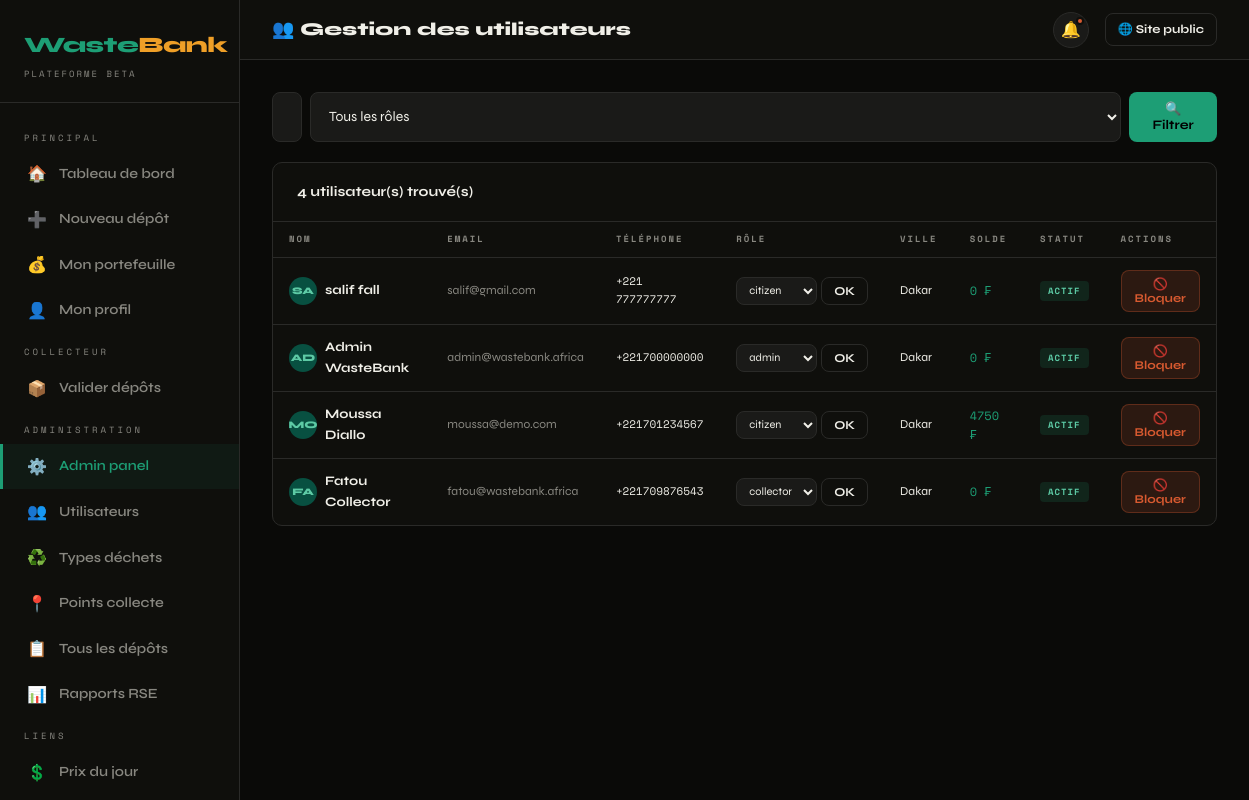
Page /admin/users (signed in) on the committed database.
### tables this page shows
CREATE TABLE users (
            id          INTEGER PRIMARY KEY AUTOINCREMENT,
            name        TEXT NOT NULL,
            email       TEXT UNIQUE NOT NULL,
            phone       TEXT UNIQUE,
            password    TEXT NOT NULL,
            role        TEXT NOT NULL DEFAULT 'citizen',  -- citizen | collector | admin
            city        TEXT DEFAULT 'Dakar',
            balance     REAL DEFAULT 0.0,
            points      INTEGER DEFAULT 0,
            avatar      TEXT,
            created_at  TEXT DEFAULT (datetime('now')),
            active      INTEGER DEFAULT 1
        );

### routes/admin.py (the view)
@admin_bp.route("/users")
@login_required
@admin_required
def users():
    db = get_db()
    role_filter = request.args.get("role", "")
    q = request.args.get("q", "")
    query = "SELECT * FROM users WHERE 1=1"
    params = []
    if role_filter:
        query += " AND role=?"
        params.append(role_filter)
    if q:
        query += " AND (name LIKE ? OR email LIKE ? OR phone LIKE ?)"
        params += [f"%{q}%", f"%{q}%", f"%{q}%"]
    query += " ORDER BY created_at DESC"
    all_users = db.execute(query, params).fetchall()
    return render_template("admin/users.html", users=all_users, role_filter=role_filter, q=q)

### models/db.py (called while the page is built)
def get_db():
    if "db" not in g:
        g.db = sqlite3.connect(
            current_app.config["DATABASE"],
            detect_types=sqlite3.PARSE_DECLTYPES,
        )
        g.db.row_factory = sqlite3.Row
        g.db.execute("PRAGMA foreign_keys = ON")
    return g.db

### routes/admin.py (called while the page is built)
def admin_required(f):
    from functools import wraps
    @wraps(f)
    def decorated(*args, **kwargs):
        if session.get("user_role") != "admin":
            flash("Accès administrateur requis.", "error")
            return redirect(url_for("dash.home"))
        return f(*args, **kwargs)
    return decorated

### routes/auth.py (called while the page is built)
def login_required(f):
    from functools import wraps
    @wraps(f)
    def decorated(*args, **kwargs):
        if "user_id" not in session:
            flash("Connectez-vous pour accéder à cette page.", "warning")
            return redirect(url_for("auth.login"))
        return f(*args, **kwargs)
    return decorated

### templates/admin/users.html (shortened to what this page needs)
{% extends "dashboard/layout.html" %}
{% block page_title %}👥 Gestion des utilisateurs{% endblock %}
{% block content %}
<div style="display:flex;gap:12px;margin-bottom:20px;">
  <form method="GET" style="display:flex;gap:8px;flex:1;">
    <input type="text" name="q" value="{{ q }}" placeholder="Rechercher par nom, email ou téléphone..." style="flex:1;">
    <select name="role">
      <option value="">Tous les rôles</option>
    </select>
    <button type="submit" class="btn btn-primary">🔍 Filtrer</button>
  </form>
</div>
<div class="card">
  <div class="card-header">
    <span class="card-title">{{ users|length }} utilisateur(s) trouvé(s)</span>
  </div>
  <div class="table-wrap">
    <table>
      <thead><tr><th>Nom</th><th>Email</th><th>Téléphone</th><th>Rôle</th><th>Ville</th><th>Solde</th><th>Statut</th><th>Actions</th></tr></thead>
      <tbody>
        {% for u in users %}
        <tr style="{% if not u['active'] %}opacity:.4;{% endif %}">
          <td>
            <div style="display:flex;align-items:center;gap:8px;">
              <div class="avatar" style="width:28px;height:28px;font-size:10px;">{{ u['name'][:2].upper() }}</div>
              <span style="font-weight:700;">{{ u['name'] }}</span>
            </div>
          </td>
          <td style="font-size:12px;color:var(--muted);">{{ u['email'] }}</td>
          <td class="mono" style="font-size:11px;">{{ u['phone'] or '—' }}</td>
          <td>
            <form method="POST" action="{{ url_for('admin.change_role', uid=u['id']) }}" style="display:inline-flex;gap:4px;">
              <select name="role" style="padding:4px 8px;font-size:11px;width:auto;">
                {% for r in ['citizen','collector','admin'] %}
                <option value="{{ r }}" {% if u['role']==r %}selected{% endif %}>{{ r }}</option>
                {% endfor %}
              </select>
              <button type="submit" class="btn btn-outline btn-sm">OK</button>
            </form>
          </td>
          <td style="font-size:12px;">{{ u['city'] }}</td>
          <td class="mono text-green" style="font-size:12px;">{{ "%.0f"|format(u['balance']) }} ₣</td>
          <td>
            {% if u['active'] %}<span class="badge badge-green">Actif</span>
            {% else %}<span class="badge badge-coral">Bloqué</span>{% endif %}
          </td>
          <td>
            <button onclick="toggleUser({{ u['id'] }}, this)"
                    class="btn {% if u['active'] %}btn-danger{% else %}btn-primary{% endif %} btn-sm">
              {% if u['active'] %}🚫 Bloquer{% else %}✓ Activer{% endif %}
            </button>
          </td>
        </tr>
        {% endfor %}
      </tbody>
    </table>
  </div>
</div>
{% endblock %}

### static/css/main.css (style rules this page uses)
:root { --green: #1D9E75; --green-dark: #085041; --green-light: #5DCAA5; --amber: #EF9F27; --coral: #D85A30; --purple: #7F77DD; --bg: #0A0A08; --bg2: #0F0F0C; --surface: #1A1A18; --surface2: #2C2C2A; --border: #2A2A28; --muted: #888780; --text: #F0EFE8; --white: #FFFFFF; --sidebar-w: 240px; --radius: 10px; --shadow: 0 4px 24px rgba(0,0,0,.45); }
*, *::before, *::after { box-sizing: border-box; margin: 0; padding: 0; }
body { font-family: 'Syne', sans-serif; background: var(--bg); color: var(--text); line-height: 1.6; font-size: 15px; }
.avatar { width: 34px; height: 34px; border-radius: 50%; background: var(--green-dark); color: var(--green-light); display: flex; align-items: center; justify-content: center; font-weight: 800; font-size: 12px; flex-shrink: 0; }
.card { background: var(--bg2); border: 1px solid var(--border); border-radius: var(--radius); overflow: hidden; }
.card-header { padding: 18px 24px; border-bottom: 1px solid var(--border); display: flex; align-items: center; justify-content: space-between; }
.card-title { font-size: 14px; font-weight: 700; color: var(--text); }
.table-wrap { overflow-x: auto; }
table { width: 100%; border-collapse: collapse; }
thead th { font-family: 'Space Mono', monospace; font-size: 9px; color: var(--muted); letter-spacing: 2px; text-transform: uppercase; padding: 10px 16px; text-align: left; border-bottom: 1px solid var(--border); white-space: nowrap; }
tbody td { padding: 12px 16px; border-bottom: 1px solid var(--border); font-size: 13px; vertical-align: middle; }
tbody tr:last-child td { border-bottom: none; }
.badge { display: inline-flex; align-items: center; gap: 4px; font-family: 'Space Mono', monospace; font-size: 9px; letter-spacing: 1px; padding: 3px 8px; border-radius: 4px; font-weight: 700; text-transform: uppercase; }
.badge-green { background: rgba(29,158,117,.15); color: var(--green-light); }
.btn { display: inline-flex; align-items: center; gap: 7px; padding: 9px 18px; border-radius: 8px; font-family: 'Syne', sans-serif; font-size: 13px; font-weight: 700; cursor: pointer; border: none; transition: all .2s; text-decoration: none; }
.btn-primary { background: var(--green); color: #000; }
.btn-outline { background: transparent; color: var(--text); border: 1px solid var(--border); }
.btn-danger { background: rgba(216,90,48,.15); color: var(--coral); border: 1px solid rgba(216,90,48,.3); }
.btn-sm { padding: 6px 12px; font-size: 12px; }
input[type=text], input[type=email], input[type=password], input[type=number], input[type=tel], select, textarea { width: 100%; background: var(--surface); border: 1px solid var(--border); border-radius: 8px; padding: 11px 14px; color: var(--text); font-family: 'Syne', sans-serif; font-size: 14px; outline: none; transition: border-color .2s; }
select option { background: var(--surface); }
.text-green { color: var(--green); }
.mono { font-family:'Space Mono',monospace; }

### rows in the picture
users: name "SA", name "salif fall", email "salif@gmail.com", phone "+221 777777777", role "citizen", city "Dakar", balance "0", active "ACTIF"
users: name "AD", name "Admin WasteBank", email "admin@wastebank.africa", phone "+221700000000", role "admin", city "Dakar", balance "0", active "ACTIF"
users: name "MO", name "Moussa Diallo", email "moussa@demo.com", phone "+221701234567", role "citizen", city "Dakar", balance "4750", active "ACTIF"
users: name "FA", name "Fatou Collector", email "fatou@wastebank.africa", phone "+221709876543", role "collector", city "Dakar", balance "0", active "ACTIF"

### other values in the picture
{{ users|length }} "4"
